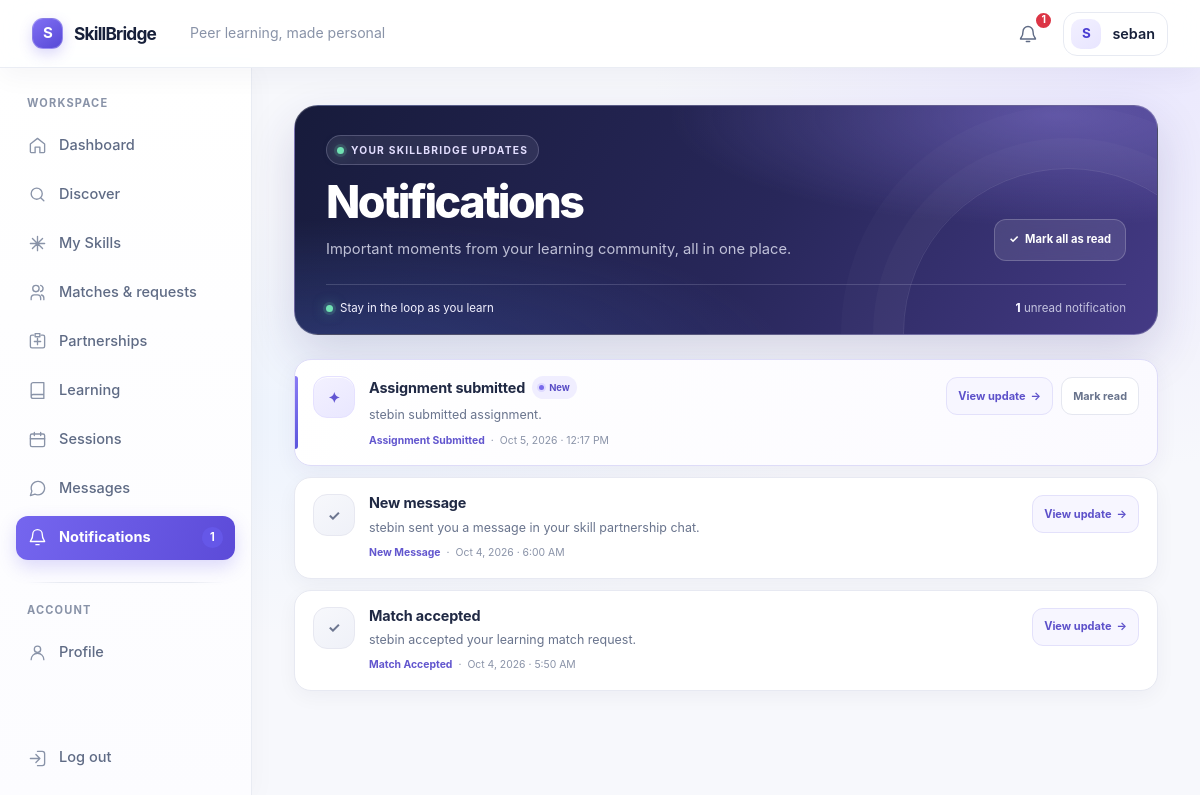
/notifications/ (signed in), run on the app's committed database.
### accounts/models.py (models this page shows, shortened)
class User(AbstractUser):
    class Role(models.TextChoices):
        STUDENT = 'STUDENT', 'Student'
        ADMIN = 'ADMIN', 'Admin'
    role = models.CharField(max_length=10, choices=Role.choices, default=Role.STUDENT)
    objects = SkillBridgeUserManager()

class Notification(models.Model):
    class NotificationType(models.TextChoices):
        MATCH_REQUEST = 'MATCH_REQUEST', 'Match Request'
        MATCH_ACCEPTED = 'MATCH_ACCEPTED', 'Match Accepted'
        MATCH_REJECTED = 'MATCH_REJECTED', 'Match Rejected'
        NEW_MESSAGE = 'NEW_MESSAGE', 'New Message'
        ASSIGNMENT_CREATED = 'ASSIGNMENT_CREATED', 'New Assignment'
        ASSIGNMENT_SUBMITTED = 'ASSIGNMENT_SUBMITTED', 'Assignment Submitted'
        ASSIGNMENT_EVALUATED = 'ASSIGNMENT_EVALUATED', 'Assignment Evaluated'
        SESSION_SCHEDULED = 'SESSION_SCHEDULED', 'New Learning Session'
        SESSION_UPDATED = 'SESSION_UPDATED', 'Session Updated'
        SESSION_CANCELLED = 'SESSION_CANCELLED', 'Session Cancelled'
        SESSION_COMPLETED = 'SESSION_COMPLETED', 'Session Completed'
        REVIEW_RECEIVED = 'REVIEW_RECEIVED', 'New Learning Partner Review'
    recipient = models.ForeignKey(
        'accounts.User',
        on_delete=models.CASCADE,
        related_name='notifications',
    )
    notification_type = models.CharField(max_length=30, choices=NotificationType.choices)
    title = models.CharField(max_length=120)
    message = models.CharField(max_length=300)
    related_url = models.CharField(max_length=500, blank=True, default='')
    is_read = models.BooleanField(default=False)
    created_at = models.DateTimeField(auto_now_add=True)
    read_at = models.DateTimeField(null=True, blank=True)
    class Meta:
        ordering = ('-created_at', 'pk')
        indexes = [
            models.Index(fields=('recipient', 'is_read', 'created_at')),
        ]

### accounts/views.py (the view)
# urls.py: path('notifications/', NotificationListView.as_view(), name='notifications'),
class NotificationListView(StudentNotificationMixin, ListView):
	template_name = 'accounts/notifications.html'
	context_object_name = 'notifications'
	paginate_by = 20
	def get_queryset(self):
		return get_notifications(self.request.user)
	def get_context_data(self, **kwargs):
		context = super().get_context_data(**kwargs)
		context['unread_notification_count'] = get_unread_count(self.request.user)
		return context

### templates/accounts/notifications.html (shortened to what this page needs)
{% extends 'base.html' %}
{% block content %}
<section class="notifications-page mx-auto">
    <header class="notifications-intro">
        <div class="notifications-heading">
            <div>
                <p class="notifications-eyebrow"><span aria-hidden="true"></span> YOUR SKILLBRIDGE UPDATES</p>
                <h1>Notifications</h1>
                <p>Important moments from your learning community, all in one place.</p>
            </div>
            {% if unread_notification_count %}
                <form method="post" action="{% url 'notifications-mark-all-read' %}">
                    <button class="notifications-mark-all" type="submit"><span aria-hidden="true">✓</span> Mark all as read</button>
                </form>
            {% endif %}
        </div>
        <div class="notifications-summary">
            <span><span class="notifications-live-dot" aria-hidden="true"></span> Stay in the loop as you learn</span>
            <span><strong>{{ unread_notification_count }}</strong> unread notification{{ unread_notification_count|pluralize }}</span>
        </div>
    </header>
    <section class="notifications-list" aria-label="Your notifications">
        {% for notification in notifications %}
            <article class="notification-card{% if not notification.is_read %} is-unread{% endif %}">
                <span class="notification-type-icon{% if not notification.is_read %} is-unread{% endif %}" aria-hidden="true">
                    {% if notification.is_read %}✓{% else %}✦{% endif %}
                </span>
                <div class="notification-content">
                    <div class="notification-title-row">
                        <h2>{{ notification.title }}</h2>
                        {% if not notification.is_read %}<span class="notification-new-label"><span aria-hidden="true"></span> New</span>{% endif %}
                    </div>
                    <p class="notification-message">{{ notification.message }}</p>
                    <div class="notification-metadata">
                        <span class="notification-category">{{ notification.get_notification_type_display }}</span>
                        <span aria-hidden="true">·</span>
                        <time datetime="{{ notification.created_at|date:'c' }}">{{ notification.created_at|date:'M j, Y · g:i A' }}</time>
                    </div>
                </div>
                <div class="notification-actions">
                    {% if notification.related_url %}
                        <a class="notification-open-link" href="{% url 'notification-open' notification.pk %}">View update <span aria-hidden="true">→</span></a>
                    {% endif %}
                    {% if not notification.is_read %}
                        <form method="post" action="{% url 'notification-read' notification.pk %}">
                            <button class="notification-mark-read" type="submit">Mark read</button>
                        </form>
                    {% endif %}
                </div>
            </article>
        {% endfor %}
    </section>
</section>
{% endblock %}

### templates/base.html (shortened to what this page needs)
{% load static %}
<!doctype html>
<html lang="en">
<head>
    <link href="https://cdn.jsdelivr.net/npm/bootstrap@5.3.3/dist/css/bootstrap.min.css" rel="stylesheet">
    <link href="{% static 'css/base.css' %}" rel="stylesheet">
    <link href="{% static 'css/layout.css' %}?v=20261005-2" rel="stylesheet">
    <link href="{% static 'css/components.css' %}" rel="stylesheet">
    <link href="{% static 'css/forms.css' %}" rel="stylesheet">
    <link href="{% static 'css/auth.css' %}" rel="stylesheet">
    <link href="{% static 'css/profile.css' %}?v=20261005-2" rel="stylesheet">
    <link href="{% static 'css/skills.css' %}?v=20261005-1" rel="stylesheet">
    <link href="{% static 'css/matching.css' %}?v=20261005-3" rel="stylesheet">
    <link href="{% static 'css/learning.css' %}?v=20261005-5" rel="stylesheet">
    <link href="{% static 'css/chat.css' %}?v=20261005-1" rel="stylesheet">
    <link href="{% static 'css/notifications.css' %}?v=20261005-1" rel="stylesheet">
    <link href="{% static 'css/responsive.css' %}" rel="stylesheet">
</head>
<body class="{% if user.is_authenticated %}app-body{% else %}public-body{% endif %}{% if request.resolver_match.url_name == 'home' and user.is_authenticated and user.role == 'STUDENT' %} student-dashboard-body{% endif %}">
{% if user.is_authenticated %}
    <div class="app-frame">
        <header class="topbar">
            <div class="topbar-main">
                <a class="brand" href="{% url 'home' %}" aria-label="SkillBridge home">
                    <span class="brand-symbol" aria-hidden="true">S</span>
                    <span>SkillBridge</span>
                </a>
                <span class="topbar-context">{% block page_context %}Peer learning, made personal{% endblock %}</span>
            </div>
            <div class="topbar-actions">
                {% if user.role == 'STUDENT' %}
                    <a class="icon-button notification-button" href="{% url 'notifications' %}" aria-label="Notifications{% if unread_notification_count %}, {{ unread_notification_count }} unread{% endif %}">
                        <svg viewBox="0 0 24 24" aria-hidden="true"><path d="M18 9a6 6 0 0 0-12 0c0 7-3 7-3 9h18c0-2-3-2-3-9M10 21h4"/></svg>
                        {% if unread_notification_count %}<span class="badge text-bg-danger notification-dot" aria-label="{{ unread_notification_count }} unread notifications">{{ unread_notification_count }}</span>{% endif %}
                    </a>
                    <a class="profile-chip" href="{% url 'profile-detail' %}">
                        {% if user.student_profile.profile_photo %}
                            <img class="avatar avatar-photo" src="{{ user.student_profile.profile_photo.url }}" alt="">
                        {% else %}
                            <span class="avatar" aria-hidden="true">{{ user.username|first|upper }}</span>
                        {% endif %}
                        <span class="profile-chip-name">{{ user.username }}</span>
                    </a>
                {% elif user.role == 'ADMIN' %}
                    <a class="profile-chip" href="{% url 'admin_dashboard:overview' %}">
                        <span class="avatar" aria-hidden="true">{{ user.username|first|upper }}</span>
                        <span class="profile-chip-name">{{ user.username }}</span>
                    </a>
                {% endif %}
            </div>
        </header>
        <aside class="sidebar" id="app-sidebar" aria-label="Main navigation">
            <div class="sidebar-inner">
                {% if user.role == 'STUDENT' %}
                    <p class="sidebar-label">Workspace</p>
                    <nav class="sidebar-nav">
                        <a class="sidebar-link {% if request.resolver_match.url_name == 'home' %}is-active{% endif %}" href="{% url 'home' %}" {% if request.resolver_match.url_name == 'home' %}aria-current="page"{% endif %}>
                            <svg viewBox="0 0 24 24" aria-hidden="true"><path d="m3 10 9-7 9 7v10a1 1 0 0 1-1 1h-5v-7H9v7H4a1 1 0 0 1-1-1z"/></svg><span>Dashboard</span>
                        </a>
                        <a class="sidebar-link " href="{% url 'matching:index' %}" >
                            <svg viewBox="0 0 24 24" aria-hidden="true"><circle cx="11" cy="11" r="7"/><path d="m20 20-4-4"/></svg><span>Discover</span>
                        </a>
                        <a class="sidebar-link {% if request.resolver_match.namespace == 'skills' %}is-active{% endif %}" href="{% url 'skills:index' %}" {% if request.resolver_match.namespace == 'skills' %}aria-current="page"{% endif %}>
                            <svg viewBox="0 0 24 24" aria-hidden="true"><path d="M12 3v18M3 12h18M5.6 5.6l12.8 12.8m0-12.8L5.6 18.4"/></svg><span>My Skills</span>
                        </a>
                        <a class="sidebar-link " href="{% url 'matching:requests' %}" >
                            <svg viewBox="0 0 24 24" aria-hidden="true"><path d="M16 21v-2a4 4 0 0 0-4-4H8a4 4 0 0 0-4 4v2m6-10a4 4 0 1 0 0-8 4 4 0 0 0 0 8m10 10v-2a4 4 0 0 0-3-3.87m-1-12.13a4 4 0 0 1 0 7.75"/></svg><span>Matches &amp; requests</span>
                        </a>
                        <a class="sidebar-link " href="{% url 'matching:partnerships' %}" >
                            <svg viewBox="0 0 24 24" aria-hidden="true"><path d="M8 12h8m-4-4v8M7 4H5a2 2 0 0 0-2 2v12a2 2 0 0 0 2 2h14a2 2 0 0 0 2-2V6a2 2 0 0 0-2-2h-2M9 2h6v4H9z"/></svg><span>Partnerships</span>
                        </a>
                        <a class="sidebar-link " href="{% url 'learning:directions' %}" >
                            <svg viewBox="0 0 24 24" aria-hidden="true"><path d="M4 19.5A2.5 2.5 0 0 1 6.5 17H20M6.5 2H20v20H6.5A2.5 2.5 0 0 1 4 19.5v-15A2.5 2.5 0 0 1 6.5 2Z"/></svg><span>Learning</span>
                        </a>
                        <a class="sidebar-link " href="{% url 'learning:sessions' %}" >
                            <svg viewBox="0 0 24 24" aria-hidden="true"><rect x="3" y="5" width="18" height="16" rx="2"/><path d="M16 3v4M8 3v4M3 11h18"/></svg><span>Sessions</span>
                        </a>
                        <a class="sidebar-link {% if request.resolver_match.namespace == 'chat' %}is-active{% endif %}" href="{% url 'chat:chat-list' %}" {% if request.resolver_match.namespace == 'chat' %}aria-current="page"{% endif %}>
                            <svg viewBox="0 0 24 24" aria-hidden="true"><path d="M21 11.5a8.4 8.4 0 0 1-.9 3.8 8.5 8.5 0 0 1-7.6 4.7 8.4 8.4 0 0 1-3.8-.9L3 21l1.9-5.7a8.4 8.4 0 0 1-.9-3.8A8.5 8.5 0 0 1 8.7 3.9a8.4 8.4 0 0 1 3.8-.9h.5a8.5 8.5 0 0 1 8 8z"/></svg><span>Messages</span>
                        </a>
                        <a class="sidebar-link {% if request.resolver_match.url_name == 'notifications' or request.resolver_match.url_name == 'notification-open' or request.resolver_match.url_name == 'notification-read' or request.resolver_match.url_name == 'notifications-mark-all-read' %}is-active{% endif %}" href="{% url 'notifications' %}" {% if request.resolver_match.url_name == 'notifications' or request.resolver_match.url_name == 'notification-open' or request.resolver_match.url_name == 'notification-read' or request.resolver_match.url_name == 'notifications-mark-all-read' %}aria-current="page"{% endif %}>
                            <svg viewBox="0 0 24 24" aria-hidden="true"><path d="M18 8a6 6 0 0 0-12 0c0 7-3 7-3 9h18c0-2-3-2-3-9m-8 13h4"/></svg><span>Notifications</span>
                            {% if unread_notification_count %}<span class="sidebar-count">{{ unread_notification_count }}</span>{% endif %}
                        </a>
                    </nav>
                    <div class="sidebar-divider"></div>
                    <p class="sidebar-label">Account</p>
                    <nav class="sidebar-nav">
                        <a class="sidebar-link " href="{% url 'profile-detail' %}" >
                            <svg viewBox="0 0 24 24" aria-hidden="true"><circle cx="12" cy="8" r="4"/><path d="M4 21a8 8 0 0 1 16 0"/></svg><span>Profile</span>
                        </a>
                    </nav>
                {% endif %}
                <div class="sidebar-footer">
                    <form method="post" action="{% url 'logout' %}">
                        <button class="sidebar-link sidebar-logout" type="submit">
                            <svg viewBox="0 0 24 24" aria-hidden="true"><path d="M10 17l5-5-5-5m5 5H3m9-9h6a3 3 0 0 1 3 3v12a3 3 0 0 1-3 3h-6"/></svg><span>Log out</span>
                        </button>
                    </form>
                </div>
            </div>
        </aside>
        <main class="main-area">
            <div class="content-wrap">
{% endif %}
{% block content %}{% endblock %}
{% if user.is_authenticated %}
            </div>
        </main>
    </div>
{% else %}
    </main>
    {% if request.resolver_match.url_name == 'home' %}
    <script src="{% static 'js/app.js' %}" defer></script>
    {% endif %}
{% endif %}
</body>
</html>

### data on the page
User: username|first "S", username "seban"
Notification: title "Assignment submitted", is_read False (drawn), message "stebin submitted assignment.", notification_type "Assignment Submitted", created_at "Oct 5, 2026 · 12:17 PM", shows "View update"
Notification: title "New message", message "stebin sent you a message in your skill partnership chat.", notification_type "New Message", created_at "Oct 4, 2026 · 6:00 AM", related_url "View update"
Notification: title "Match accepted", message "stebin accepted your learning match request.", notification_type "Match Accepted", created_at "Oct 4, 2026 · 5:50 AM", shows "View update"

### other printed values
{{ unread_notification_count }} "1"
